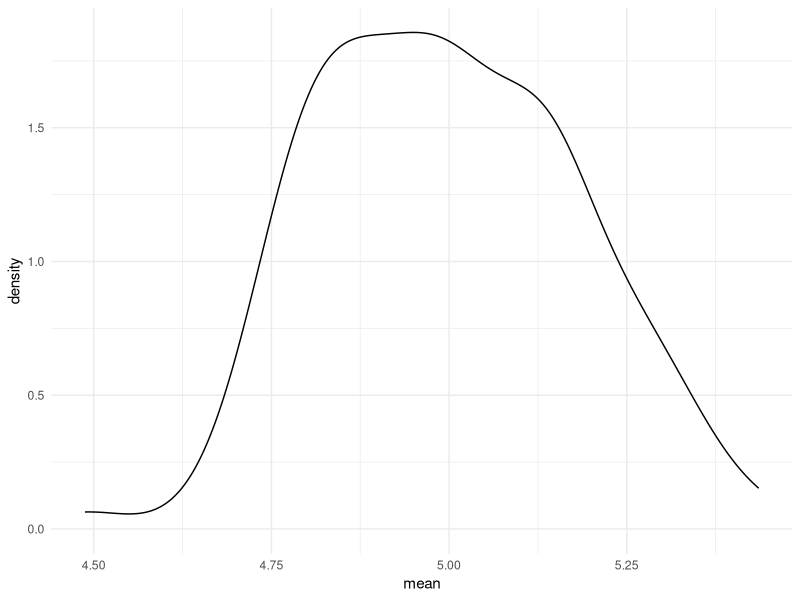
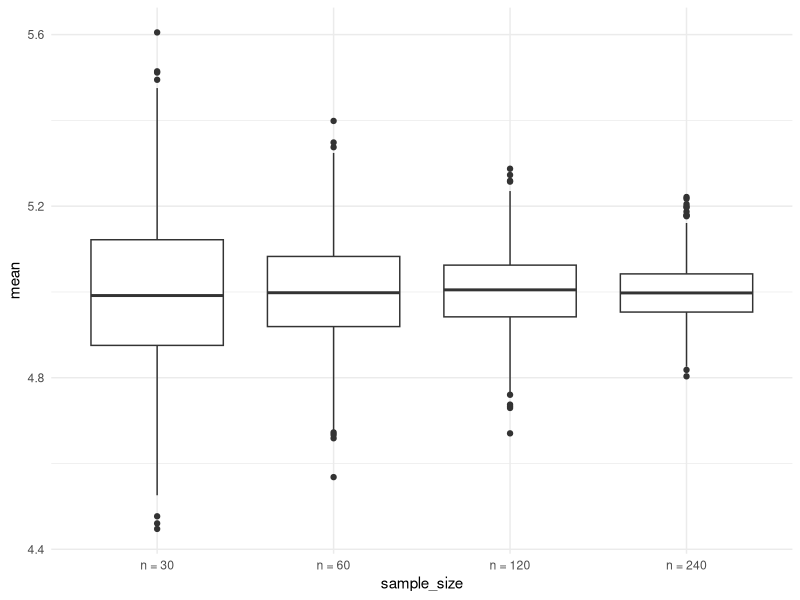

The R script that drew these images, in order:
## ---- chunk 1
library(tidyverse)

knitr::opts_chunk$set(
	echo = TRUE,
	warning = FALSE,
  fig.width = 6,
  fig.asp = .6,
  out.width = "90%"
)

theme_set(theme_minimal() + theme(legend.position = "bottom"))

options(
  ggplot2.continuous.colour = "viridis",
  ggplot2.continuous.fill = "viridis"
)

scale_colour_discrete = scale_colour_viridis_d
scale_fill_discrete = scale_fill_viridis_d
## ---- chunk 2
library(tidyverse)
## ---- chunk 3
set.seed(12345)
## ---- chunk 4
sim_mean_sd = function(n_obs, mu = 5, sigma = 1) {
  
  x_vec = rnorm(n = n_obs, mean = mu, sd = sigma)

  tibble(
    mean = mean(x_vec),
    sd = sd(x_vec)
  )
  
}

## ---- chunk 5
sim_mean_sd(n_obs = 30)
## ---- chunk 6
output = vector("list", length = 100)

for (i in 1:100) {
  
  output[[i]] = sim_mean_sd(n_obs = 30)
  
}

sim_results = 
  bind_rows(output)

sim_results |> 
  ggplot(aes(x = mean)) + geom_density()

sim_results |> 
  summarize(
    mu_hat = mean(mean), 
    sd_hat = sd(mean)
  )
## ---- chunk 7
sim_result_df =
  expand_grid(
    sample_size = c(30, 60, 120, 240),
    iter = 1:1000
  ) |> 
  mutate(estimate_df = map(sample_size, sim_mean_sd)) |> 
  unnest(estimate_df)

sim_result_df |> 
  mutate(
    sample_size = str_c("n = ", sample_size),
    sample_size = fct_inorder(sample_size)
  ) |> 
  ggplot(aes(x = sample_size, y = mean)) + 
  geom_boxplot()

